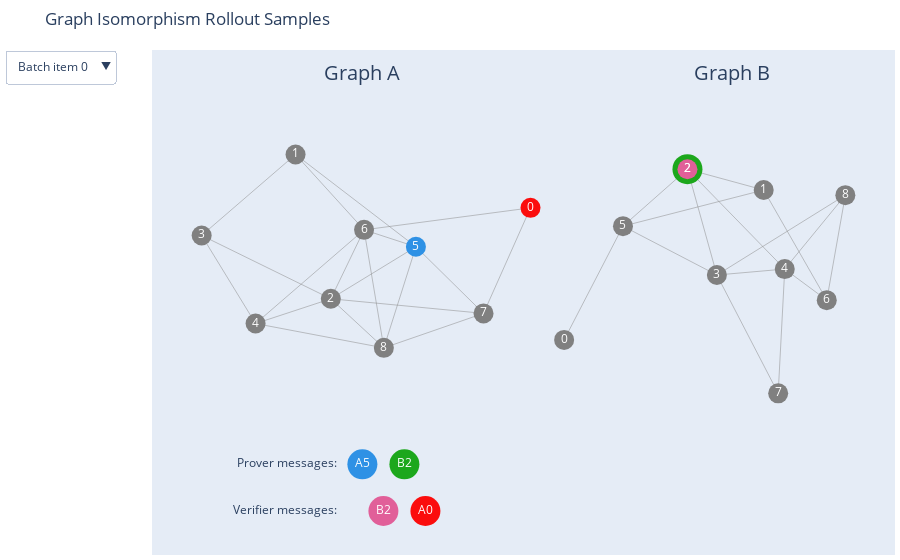

Notebook code for this chart:
### Markdown cell above
## Visualisation

### Code cell
with GraphIsomorphismRolloutSamples(
    run_id=WANDB_RUN_NAME, iteration=ITERATION, wandb_project=WANDB_PROJECT
) as rollout_samples:
    rollout_samples.visualise()
